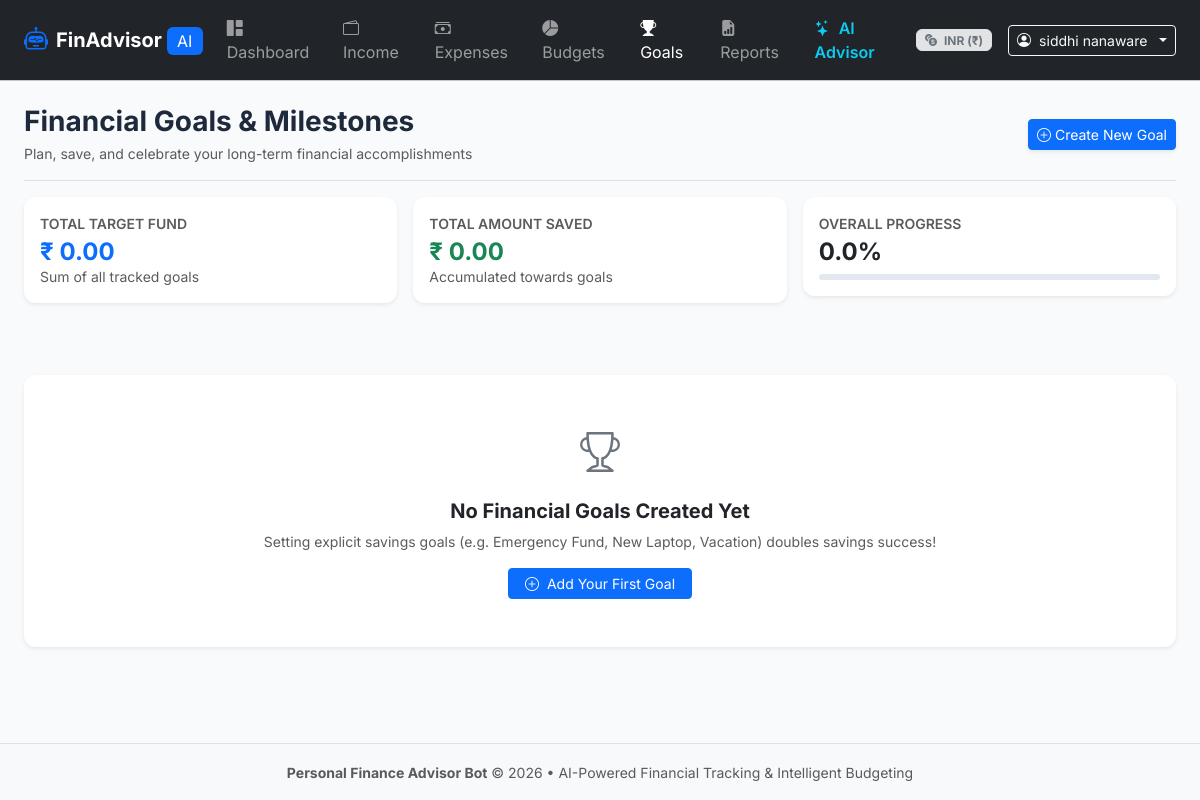
Before: /goals/ (signed in) with the older database file.
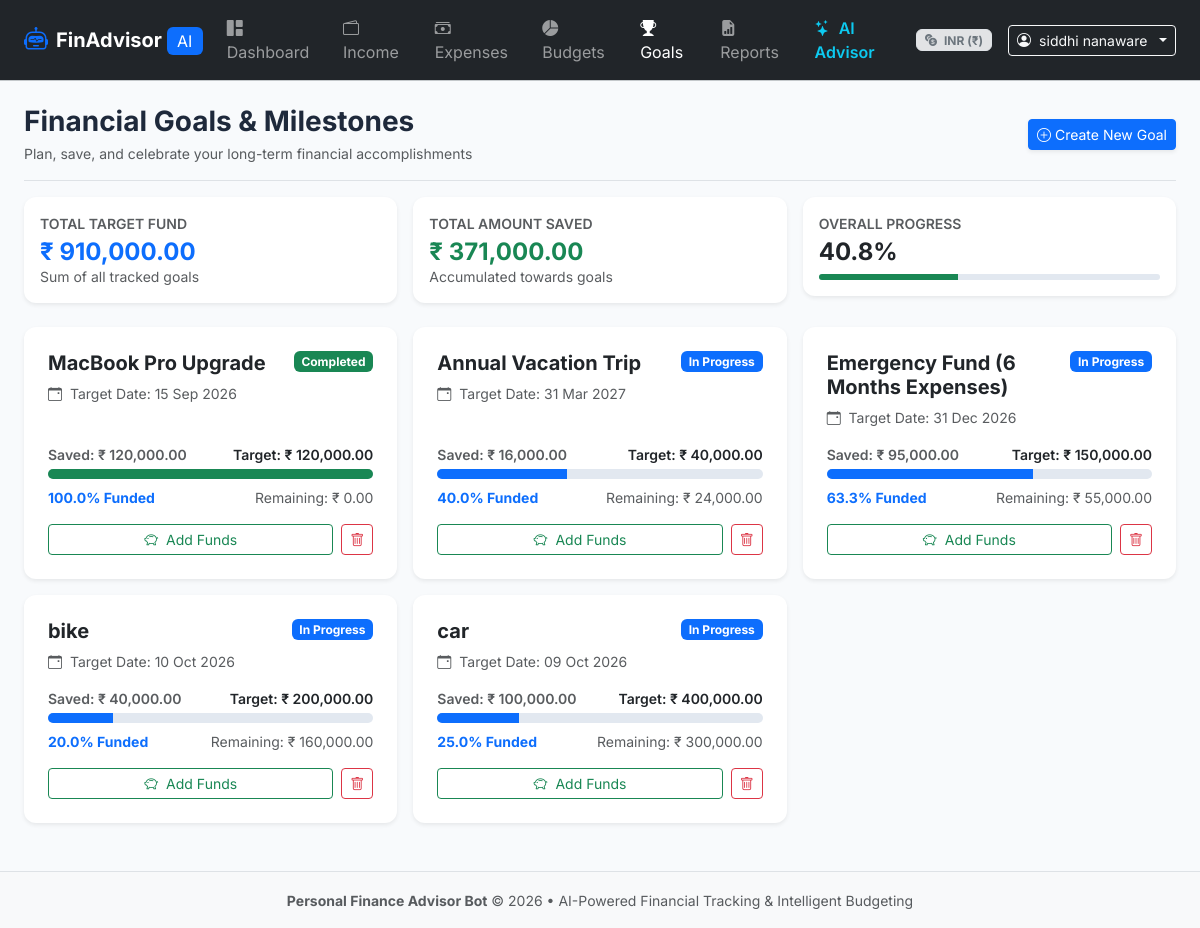
After: the same page with the newer database file.
### app/models.py (models this page shows, shortened)
class User(UserMixin, db.Model):
    __tablename__ = 'users'
    id = db.Column(db.Integer, primary_key=True)
    full_name = db.Column(db.String(120), nullable=False)
    email = db.Column(db.String(120), unique=True, nullable=False, index=True)
    password_hash = db.Column(db.String(256), nullable=False)
    monthly_income = db.Column(db.Float, default=0.0)
    preferred_currency = db.Column(db.String(10), default='INR')
    financial_goal = db.Column(db.String(255), default='Build Emergency Fund & Save Regularly')
    monthly_savings_target = db.Column(db.Float, default=0.0)
    created_at = db.Column(db.DateTime, default=datetime.utcnow)
    incomes = db.relationship('Income', backref='user', lazy=True, cascade='all, delete-orphan')
    expenses = db.relationship('Expense', backref='user', lazy=True, cascade='all, delete-orphan')
    budgets = db.relationship('Budget', backref='user', lazy=True, cascade='all, delete-orphan')
    goals = db.relationship('Goal', backref='user', lazy=True, cascade='all, delete-orphan')
    chat_messages = db.relationship('ChatMessage', backref='user', lazy=True, cascade='all, delete-orphan')

class Goal(db.Model):
    __tablename__ = 'goals'
    id = db.Column(db.Integer, primary_key=True)
    user_id = db.Column(db.Integer, db.ForeignKey('users.id', ondelete='CASCADE'), nullable=False, index=True)
    title = db.Column(db.String(150), nullable=False)
    target_amount = db.Column(db.Float, nullable=False)
    current_amount = db.Column(db.Float, default=0.0)
    target_date = db.Column(db.Date, nullable=True)
    status = db.Column(db.String(30), default='In Progress')  # 'In Progress', 'Completed', 'Paused'
    created_at = db.Column(db.DateTime, default=datetime.utcnow)
    @property
    def percentage(self):
        if self.target_amount <= 0:
            return 100.0
        pct = (self.current_amount / self.target_amount) * 100
        return min(round(pct, 1), 100.0)
    @property
    def remaining_amount(self):
        return max(0.0, self.target_amount - self.current_amount)

### app/routes/goals.py (the view)
@goals_bp.route('/')
@login_required
def index():
    goals = Goal.query.filter_by(user_id=current_user.id).order_by(Goal.status.asc(), Goal.created_at.desc()).all()
    total_target = sum(g.target_amount for g in goals)
    total_saved = sum(g.current_amount for g in goals)
    overall_progress = (total_saved / total_target * 100) if total_target > 0 else 0.0
    return render_template(
        'goals/index.html',
        goals=goals,
        total_target=total_target,
        total_saved=total_saved,
        overall_progress=round(overall_progress, 1),
        today_date=date.today().strftime('%Y-%m-%d')
    )

### app/__init__.py (called while the page is built)
@login_manager.user_loader
def load_user(user_id):
    return User.query.get(int(user_id))

### app/templates/goals/index.html (shortened to what the changed rows need)
{% extends "base.html" %}
{% block content %}
<div class="row g-3 mb-4">
    <div class="col-md-4">
        <div class="card border-0 shadow-sm bg-white p-3">
            <span class="text-muted small fw-semibold text-uppercase">Total Target Fund</span>
            <h4 class="fw-bold text-primary mt-1 mb-0">{{ total_target | currency }}</h4>
            <span class="text-muted small">Sum of all tracked goals</span>
        </div>
    </div>
    <div class="col-md-4">
        <div class="card border-0 shadow-sm bg-white p-3">
            <span class="text-muted small fw-semibold text-uppercase">Total Amount Saved</span>
            <h4 class="fw-bold text-success mt-1 mb-0">{{ total_saved | currency }}</h4>
            <span class="text-muted small">Accumulated towards goals</span>
        </div>
    </div>
    <div class="col-md-4">
        <div class="card border-0 shadow-sm bg-white p-3">
            <span class="text-muted small fw-semibold text-uppercase">Overall Progress</span>
            <h4 class="fw-bold text-dark mt-1 mb-0">{{ overall_progress }}%</h4>
            <div class="progress mt-2" style="height: 6px;">
                <div class="progress-bar bg-success" role="progressbar" style="width: {{ [overall_progress, 100.0]|min }}%;"></div>
            </div>
        </div>
    </div>
</div>
<div class="row g-3 mb-4">
    {% for goal in goals %}
    <div class="col-md-6 col-xl-4">
        <div class="card border-0 shadow-sm bg-white h-100 card-hover">
            <div class="card-body p-4 d-flex flex-column">
                <div class="d-flex justify-content-between align-items-start mb-2">
                    <h5 class="fw-bold text-dark mb-0">{{ goal.title }}</h5>
                    <span class="badge {% if goal.status == 'Completed' %}bg-success{% elif goal.status == 'Paused' %}bg-secondary{% else %}bg-primary{% endif %}">
                        {{ goal.status }}
                    </span>
                </div>
                {% if goal.target_date %}
                <div class="small text-muted mb-3">
                    <i class="bi bi-calendar-event me-1"></i> Target Date: {{ goal.target_date.strftime('%d %b %Y') }}
                </div>
                {% else %}
                <div class="small text-muted mb-3"><i class="bi bi-clock me-1"></i> Open-ended Goal</div>
                {% endif %}
                <div class="mt-auto">
                    <div class="d-flex justify-content-between small fw-semibold mb-1">
                        <span class="text-muted">Saved: {{ goal.current_amount | currency }}</span>
                        <span class="text-dark">Target: {{ goal.target_amount | currency }}</span>
                    </div>
                    <div class="progress mb-2" style="height: 10px;">
                        <div class="progress-bar {% if goal.percentage >= 100 %}bg-success{% else %}bg-primary{% endif %}"
                             role="progressbar"
                             style="width: {{ goal.percentage }}%;"></div>
                    </div>
                    <div class="d-flex justify-content-between align-items-center mb-3">
                        <span class="fw-bold text-primary small">{{ goal.percentage }}% Funded</span>
                        <span class="small text-muted">Remaining: {{ goal.remaining_amount | currency }}</span>
                    </div>
                    <div class="d-flex gap-2">
                        <button class="btn btn-outline-success btn-sm flex-fill" data-bs-toggle="modal" data-bs-target="#updateGoalModal{{ goal.id }}">
                            <i class="bi bi-piggy-bank me-1"></i> Add Funds
                        </button>
                        <form action="{{ url_for('goals.delete', goal_id=goal.id) }}" method="POST" onsubmit="return confirm('Delete this financial goal?');">
                            <button type="submit" class="btn btn-outline-danger btn-sm" title="Delete Goal">
                                <i class="bi bi-trash"></i>
                            </button>
                        </form>
                    </div>
                </div>
            </div>
        </div>
    </div>
    {% else %}
    <div class="col-12 text-center py-5">
        <div class="card border-0 shadow-sm p-5 bg-white">
            <i class="bi bi-trophy fs-1 text-secondary mb-3"></i>
            <h5 class="fw-bold">No Financial Goals Created Yet</h5>
            <p class="text-muted small mb-3">Setting explicit savings goals (e.g. Emergency Fund, New Laptop, Vacation) doubles savings success!</p>
            <div>
                <button type="button" class="btn btn-primary btn-sm px-3" data-bs-toggle="modal" data-bs-target="#addGoalModal">
                    <i class="bi bi-plus-circle me-1"></i> Add Your First Goal
                </button>
            </div>
        </div>
    </div>
    {% endfor %}
</div>
{% endblock %}

### app/templates/base.html (shortened to what the changed rows need)
<!DOCTYPE html>
<html lang="en">
<head>
    <link href="https://cdn.jsdelivr.net/npm/bootstrap@5.3.3/dist/css/bootstrap.min.css" rel="stylesheet">
    <link href="https://cdn.jsdelivr.net/npm/bootstrap-icons@1.11.3/font/bootstrap-icons.min.css" rel="stylesheet">
    <link href="{{ url_for('static', filename='css/custom.css') }}" rel="stylesheet">
</head>
<body>
    <nav class="navbar navbar-expand-lg navbar-dark bg-dark sticky-top border-bottom border-secondary-subtle">
        <div class="container-fluid px-4">
            <div class="collapse navbar-collapse" id="navbarMain">
                {% if current_user.is_authenticated %}
                <ul class="navbar-nav me-auto mb-2 mb-lg-0 gap-1">
                    <li class="nav-item">
                        <a class="nav-link {% if request.endpoint == 'dashboard.index' %}active{% endif %}" href="{{ url_for('dashboard.index') }}">
                            <i class="bi bi-grid-1x2-fill me-1"></i> Dashboard
                        </a>
                    </li>
                    <li class="nav-item">
                        <a class="nav-link {% if 'income' in request.endpoint %}active{% endif %}" href="{{ url_for('income.index') }}">
                            <i class="bi bi-wallet2 me-1"></i> Income
                        </a>
                    </li>
                    <li class="nav-item">
                        <a class="nav-link {% if 'expense' in request.endpoint %}active{% endif %}" href="{{ url_for('expense.index') }}">
                            <i class="bi bi-cash-stack me-1"></i> Expenses
                        </a>
                    </li>
                    <li class="nav-item">
                        <a class="nav-link {% if 'budget' in request.endpoint %}active{% endif %}" href="{{ url_for('budget.index') }}">
                            <i class="bi bi-pie-chart-fill me-1"></i> Budgets
                        </a>
                    </li>
                    <li class="nav-item">
                        <a class="nav-link {% if 'goals' in request.endpoint %}active{% endif %}" href="{{ url_for('goals.index') }}">
                            <i class="bi bi-trophy-fill me-1"></i> Goals
                        </a>
                    </li>
                    <li class="nav-item">
                        <a class="nav-link {% if 'reports' in request.endpoint %}active{% endif %}" href="{{ url_for('reports.index') }}">
                            <i class="bi bi-file-earmark-bar-graph-fill me-1"></i> Reports
                        </a>
                    </li>
                    <li class="nav-item">
                        <a class="nav-link text-info fw-semibold {% if 'advisor' in request.endpoint %}active{% endif %}" href="{{ url_for('advisor.index') }}">
                            <i class="bi bi-stars me-1"></i> AI Advisor
                        </a>
                    </li>
                </ul>
                <div class="d-flex align-items-center gap-3">
                    <span class="badge bg-secondary-subtle text-secondary border px-2 py-1">
                        <i class="bi bi-currency-exchange me-1"></i> {{ user_currency_code }} ({{ user_currency_symbol }})
                    </span>
                    <div class="dropdown">
                        <button class="btn btn-outline-light btn-sm dropdown-toggle d-flex align-items-center gap-2" type="button" data-bs-toggle="dropdown">
                            <i class="bi bi-person-circle"></i>
                            <span>{{ current_user.full_name }}</span>
                        </button>
                    </div>
                </div>
                {% endif %}
            </div>
        </div>
    </nav>
    <main class="container-fluid px-4 py-4">
        {% block content %}{% endblock %}
    </main>
</body>
</html>

Changed rows visible on the page:
changed User "siddhi nanaware": preferred_currency "₹ 0.00" → "₹ 910,000.00"; preferred_currency "₹ 0.00" → "₹ 371,000.00"
added Goal: title "MacBook Pro Upgrade", status "Completed", target_date "15 Sep 2026", current_amount "₹ 120,000.00", target_amount "₹ 120,000.00", percentage "100.0", remaining_amount "₹ 0.00"
added Goal: title "Annual Vacation Trip", status "In Progress", target_date "31 Mar 2027", current_amount "₹ 16,000.00", target_amount "₹ 40,000.00", percentage "40.0", remaining_amount "₹ 24,000.00"
added Goal: title "Emergency Fund (6 Months Expenses)", status "In Progress", target_date "31 Dec 2026", current_amount "₹ 95,000.00", target_amount "₹ 150,000.00", percentage "63.3", remaining_amount "₹ 55,000.00"
added Goal: title "bike", status "In Progress", target_date "10 Oct 2026", current_amount "₹ 40,000.00", target_amount "₹ 200,000.00", percentage "20.0", remaining_amount "₹ 160,000.00"
added Goal: title "car", status "In Progress", target_date "09 Oct 2026", current_amount "₹ 100,000.00", target_amount "₹ 400,000.00", percentage "25.0", remaining_amount "₹ 300,000.00"
Other visible differences:
{{ overall_progress }}: "0.0" → "40.8"
text no longer shown: "No Financial Goals Created Yet Setting explicit savings goals (e.g. Emergency Fund, New Laptop, Vacation) doubles savings success! Add Your First Goal"
